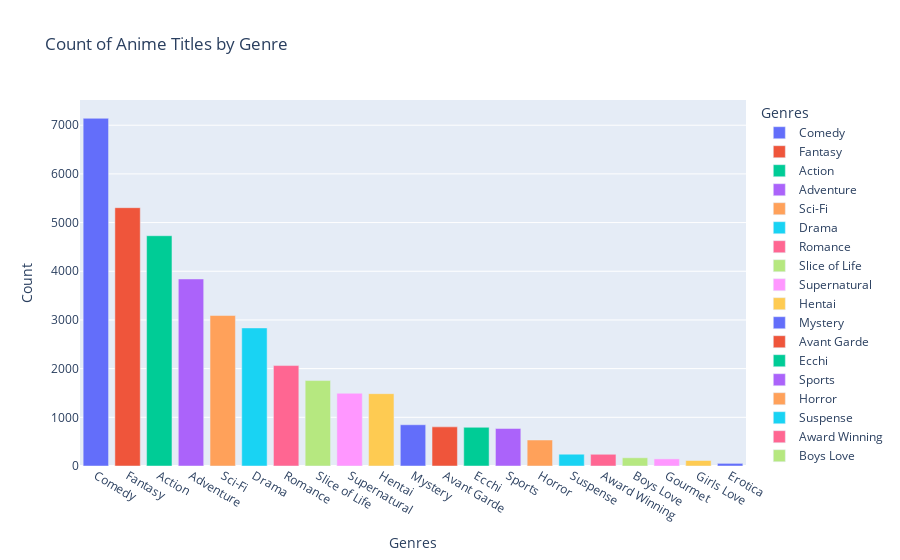

The notebook cell saved with this chart:
### Code cell
# Creating the count of individual genre
genre_counts = data[data['Genres'] != "UNKNOWN"]['Genres'].apply(lambda x: x.split(', ')).explode().value_counts()

# Bar chart to show the count of anime for each genre
fig = px.bar(genre_counts, x = genre_counts.index, y = genre_counts.values,
             labels = {'x': 'Genre', 'y': 'Count'},
             title = 'Count of Anime Titles by Genre',
             color = genre_counts.index)

fig.show()

### Figure 1 — Plotly figure (JSON) as saved in the notebook; plotly's stock layout.template omitted (floating-point values rounded to 4 significant figures)
{"data": [{"alignmentgroup": "True", "hovertemplate": "Genres=%{x}<br>Count=%{y}<extra></extra>", "legendgroup": "Comedy", "marker": {"color": "#636efa", "pattern": {"shape": ""}}, "name": "Comedy", "offsetgroup": "Comedy", "orientation": "v", "showlegend": true, "textposition": "auto", "type": "bar", "x": ["Comedy"], "xaxis": "x", "y": [7142], "yaxis": "y"}, {"alignmentgroup": "True", "hovertemplate": "Genres=%{x}<br>Count=%{y}<extra></extra>", "legendgroup": "Fantasy", "marker": {"color": "#EF553B", "pattern": {"shape": ""}}, "name": "Fantasy", "offsetgroup": "Fantasy", "orientation": "v", "showlegend": true, "textposition": "auto", "type": "bar", "x": ["Fantasy"], "xaxis": "x", "y": [5306], "yaxis": "y"}, {"alignmentgroup": "True", "hovertemplate": "Genres=%{x}<br>Count=%{y}<extra></extra>", "legendgroup": "Action", "marker": {"color": "#00cc96", "pattern": {"shape": ""}}, "name": "Action", "offsetgroup": "Action", "orientation": "v", "showlegend": true, "textposition": "auto", "type": "bar", "x": ["Action"], "xaxis": "x", "y": [4730], "yaxis": "y"}, {"alignmentgroup": "True", "hovertemplate": "Genres=%{x}<br>Count=%{y}<extra></extra>", "legendgroup": "Adventure", "marker": {"color": "#ab63fa", "pattern": {"shape": ""}}, "name": "Adventure", "offsetgroup": "Adventure", "orientation": "v", "showlegend": true, "textposition": "auto", "type": "bar", "x": ["Adventure"], "xaxis": "x", "y": [3842], "yaxis": "y"}, {"alignmentgroup": "True", "hovertemplate": "Genres=%{x}<br>Count=%{y}<extra></extra>", "legendgroup": "Sci-Fi", "marker": {"color": "#FFA15A", "pattern": {"shape": ""}}, "name": "Sci-Fi", "offsetgroup": "Sci-Fi", "orientation": "v", "showlegend": true, "textposition": "auto", "type": "bar", "x": ["Sci-Fi"], "xaxis": "x", "y": [3091], "yaxis": "y"}, {"alignmentgroup": "True", "hovertemplate": "Genres=%{x}<br>Count=%{y}<extra></extra>", "legendgroup": "Drama", "marker": {"color": "#19d3f3", "pattern": {"shape": ""}}, "name": "Drama", "offsetgroup": "Drama", "orientation": "v", "showlegend": true, "textposition": "auto", "type": "bar", "x": ["Drama"], "xaxis": "x", "y": [2836], "yaxis": "y"}, {"alignmentgroup": "True", "hovertemplate": "Genres=%{x}<br>Count=%{y}<extra></extra>", "legendgroup": "Romance", "marker": {"color": "#FF6692", "pattern": {"shape": ""}}, "name": "Romance", "offsetgroup": "Romance", "orientation": "v", "showlegend": true, "textposition": "auto", "type": "bar", "x": ["Romance"], "xaxis": "x", "y": [2063], "yaxis": "y"}, {"alignmentgroup": "True", "hovertemplate": "Genres=%{x}<br>Count=%{y}<extra></extra>", "legendgroup": "Slice of Life", "marker": {"color": "#B6E880", "pattern": {"shape": ""}}, "name": "Slice of Life", "offsetgroup": "Slice of Life", "orientation": "v", "showlegend": true, "textposition": "auto", "type": "bar", "x": ["Slice of Life"], "xaxis": "x", "y": [1755], "yaxis": "y"}, {"alignmentgroup": "True", "hovertemplate": "Genres=%{x}<br>Count=%{y}<extra></extra>", "legendgroup": "Supernatural", "marker": {"color": "#FF97FF", "pattern": {"shape": ""}}, "name": "Supernatural", "offsetgroup": "Supernatural", "orientation": "v", "showlegend": true, "textposition": "auto", "type": "bar", "x": ["Supernatural"], "xaxis": "x", "y": [1494], "yaxis": "y"}, {"alignmentgroup": "True", "hovertemplate": "Genres=%{x}<br>Count=%{y}<extra></extra>", "legendgroup": "Hentai", "marker": {"color": "#FECB52", "pattern": {"shape": ""}}, "name": "Hentai", "offsetgroup": "Hentai", "orientation": "v", "showlegend": true, "textposition": "auto", "type": "bar", "x": ["Hentai"], "xaxis": "x", "y": [1486], "yaxis": "y"}, {"alignmentgroup": "True", "hovertemplate": "Genres=%{x}<br>Count=%{y}<extra></extra>", "legendgroup": "Mystery", "marker": {"color": "#636efa", "pattern": {"shape": ""}}, "name": "Mystery", "offsetgroup": "Mystery", "orientation": "v", "showlegend": true, "textposition": "auto", "type": "bar", "x": ["Mystery"], "xaxis": "x", "y": [847], "yaxis": "y"}, {"alignmentgroup": "True", "hovertemplate": "Genres=%{x}<br>Count=%{y}<extra></extra>", "legendgroup": "Avant Garde", "marker": {"color": "#EF553B", "pattern": {"shape": ""}}, "name": "Avant Garde", "offsetgroup": "Avant Garde", "orientation": "v", "showlegend": true, "textposition": "auto", "type": "bar", "x": ["Avant Garde"], "xaxis": "x", "y": [804], "yaxis": "y"}, {"alignmentgroup": "True", "hovertemplate": "Genres=%{x}<br>Count=%{y}<extra></extra>", "legendgroup": "Ecchi", "marker": {"color": "#00cc96", "pattern": {"shape": ""}}, "name": "Ecchi", "offsetgroup": "Ecchi", "orientation": "v", "showlegend": true, "textposition": "auto", "type": "bar", "x": ["Ecchi"], "xaxis": "x", "y": [795], "yaxis": "y"}, {"alignmentgroup": "True", "hovertemplate": "Genres=%{x}<br>Count=%{y}<extra></extra>", "legendgroup": "Sports", "marker": {"color": "#ab63fa", "pattern": {"shape": ""}}, "name": "Sports", "offsetgroup": "Sports", "orientation": "v", "showlegend": true, "textposition": "auto", "type": "bar", "x": ["Sports"], "xaxis": "x", "y": [771], "yaxis": "y"}, {"alignmentgroup": "True", "hovertemplate": "Genres=%{x}<br>Count=%{y}<extra></extra>", "legendgroup": "Horror", "marker": {"color": "#FFA15A", "pattern": {"shape": ""}}, "name": "Horror", "offsetgroup": "Horror", "orientation": "v", "showlegend": true, "textposition": "auto", "type": "bar", "x": ["Horror"], "xaxis": "x", "y": [534], "yaxis": "y"}, {"alignmentgroup": "True", "hovertemplate": "Genres=%{x}<br>Count=%{y}<extra></extra>", "legendgroup": "Suspense", "marker": {"color": "#19d3f3", "pattern": {"shape": ""}}, "name": "Suspense", "offsetgroup": "Suspense", "orientation": "v", "showlegend": true, "textposition": "auto", "type": "bar", "x": ["Suspense"], "xaxis": "x", "y": [242], "yaxis": "y"}, {"alignmentgroup": "True", "hovertemplate": "Genres=%{x}<br>Count=%{y}<extra></extra>", "legendgroup": "Award Winning", "marker": {"color": "#FF6692", "pattern": {"shape": ""}}, "name": "Award Winning", "offsetgroup": "Award Winning", "orientation": "v", "showlegend": true, "textposition": "auto", "type": "bar", "x": ["Award Winning"], "xaxis": "x", "y": [241], "yaxis": "y"}, {"alignmentgroup": "True", "hovertemplate": "Genres=%{x}<br>Count=%{y}<extra></extra>", "legendgroup": "Boys Love", "marker": {"color": "#B6E880", "pattern": {"shape": ""}}, "name": "Boys Love", "offsetgroup": "Boys Love", "orientation": "v", "showlegend": true, "textposition": "auto", "type": "bar", "x": ["Boys Love"], "xaxis": "x", "y": [169], "yaxis": "y"}, {"alignmentgroup": "True", "hovertemplate": "Genres=%{x}<br>Count=%{y}<extra></extra>", "legendgroup": "Gourmet", "marker": {"color": "#FF97FF", "pattern": {"shape": ""}}, "name": "Gourmet", "offsetgroup": "Gourmet", "orientation": "v", "showlegend": true, "textposition": "auto", "type": "bar", "x": ["Gourmet"], "xaxis": "x", "y": [146], "yaxis": "y"}, {"alignmentgroup": "True", "hovertemplate": "Genres=%{x}<br>Count=%{y}<extra></extra>", "legendgroup": "Girls Love", "marker": {"color": "#FECB52", "pattern": {"shape": ""}}, "name": "Girls Love", "offsetgroup": "Girls Love", "orientation": "v", "showlegend": true, "textposition": "auto", "type": "bar", "x": ["Girls Love"], "xaxis": "x", "y": [113], "yaxis": "y"}, {"alignmentgroup": "True", "hovertemplate": "Genres=%{x}<br>Count=%{y}<extra></extra>", "legendgroup": "Erotica", "marker": {"color": "#636efa", "pattern": {"shape": ""}}, "name": "Erotica", "offsetgroup": "Erotica", "orientation": "v", "showlegend": true, "textposition": "auto", "type": "bar", "x": ["Erotica"], "xaxis": "x", "y": [54], "yaxis": "y"}], "layout": {"barmode": "relative", "legend": {"title": {"text": "Genres"}, "tracegroupgap": 0}, "title": {"text": "Count of Anime Titles by Genre"}, "xaxis": {"anchor": "y", "categoryarray": ["Comedy", "Fantasy", "Action", "Adventure", "Sci-Fi", "Drama", "Romance", "Slice of Life", "Supernatural", "Hentai", "Mystery", "Avant Garde", "Ecchi", "Sports", "Horror", "Suspense", "Award Winning", "Boys Love", "Gourmet", "Girls Love", "Erotica"], "categoryorder": "array", "domain": [0, 1], "title": {"text": "Genres"}}, "yaxis": {"anchor": "x", "domain": [0, 1], "title": {"text": "Count"}}}}
